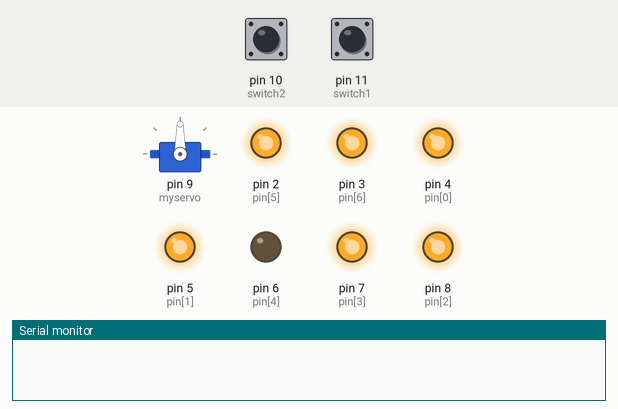
Bench run of a sketch on a simulated Arduino Uno, built with avr-gcc and run on an emulated ATmega328P. Shown: servo, output pins drawn as LEDs (lit = HIGH), the last lines printed to the serial monitor. The inputs (shaded band) are chosen by the test bench; at power-on: pin 11 (switch1) LOW, pin 10 (switch2) LOW.

Above: at 1.2 s.
1.3 s: pin 11 (switch1) pulled HIGH for 0.15 s
At 4.0 s:
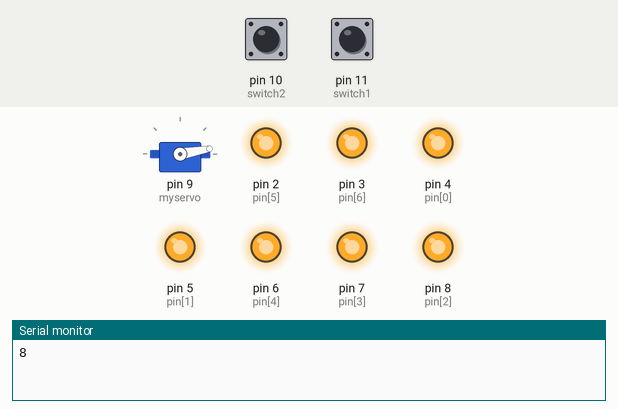
4.3 s: pin 10 (switch2) pulled HIGH for 0.15 s
At 6.4 s:
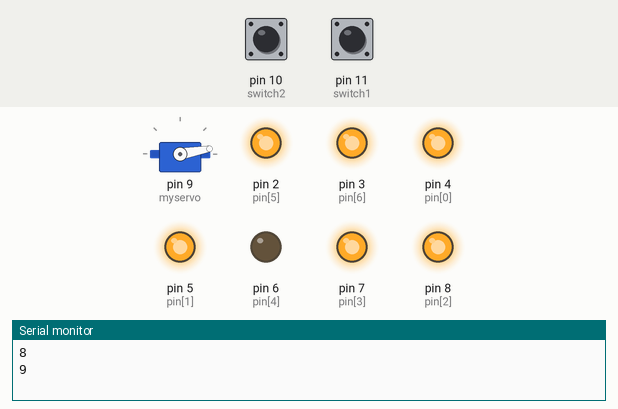
7.3 s: pin 11 (switch1) pulled HIGH for 3.2 s
At 12.0 s:
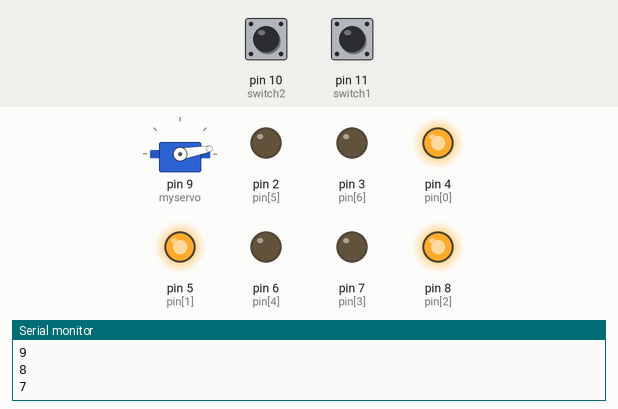
12.3 s: pin 10 (switch2) pulled HIGH for 1 s
At 12.76 s:
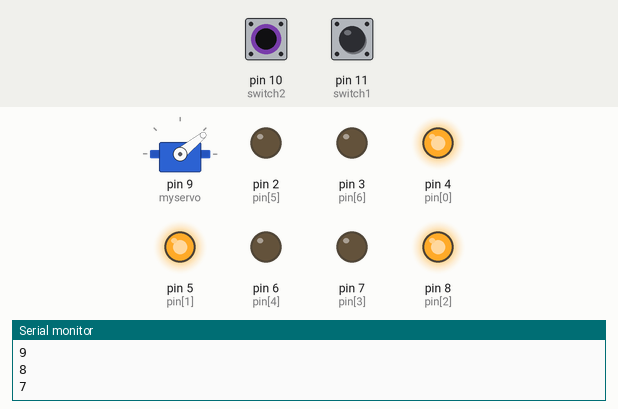
15.3 s: pin 11 (switch1) pulled HIGH for 3.2 s
At 19.5 s:
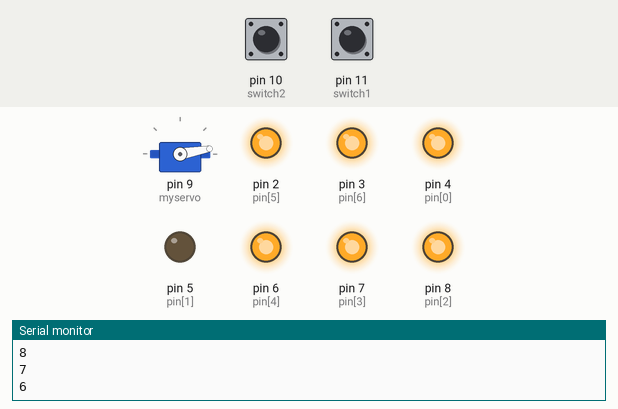
20.3 s: pin 10 (switch2) pulled HIGH for 0.15 s
At 20.76 s:
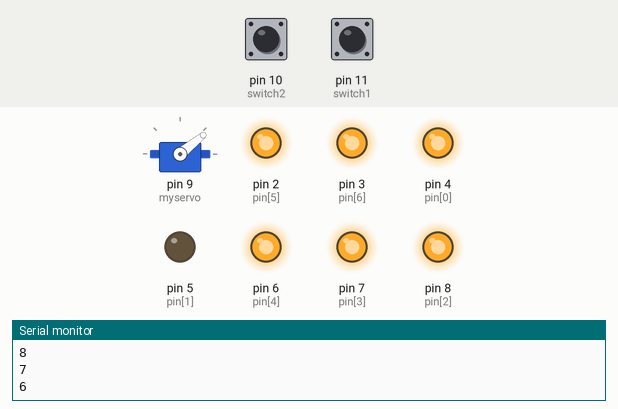
Timing chart, 0 to 23.3 s (numbered marks = the images above; inputs shaded):
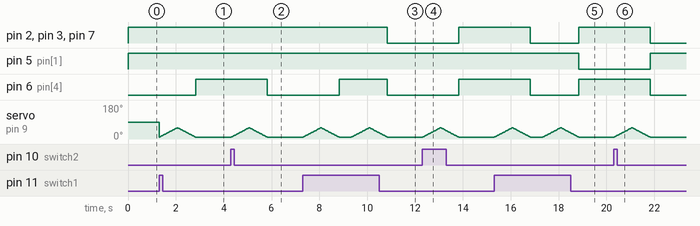

Measured:
- after the input at 1.3 s, pin 6 (pin[4]): LOW → HIGH after 1.5 s
- after the input at 4.3 s, pin 6 (pin[4]): HIGH → LOW after 1.5 s; servo on pin 9 (myservo): rises from 10° to 59° in 0.72 s, then falls to 10° in 0.78 s
- after the input at 12.3 s, pin 2 (pin[5]), pin 3 (pin[6]), pin 6 (pin[4]), pin 7 (pin[3]): LOW → HIGH after 1.5 s; servo on pin 9 (myservo): rises from 10° to 59° in 0.72 s, then falls to 10° in 0.78 s
- after the input at 20.3 s, pin 2 (pin[5]), pin 3 (pin[6]), pin 6 (pin[4]), pin 7 (pin[3]): HIGH → LOW after 1.5 s; pin 5 (pin[1]): LOW → HIGH after 1.5 s; servo on pin 9 (myservo): rises from 10° to 59° in 0.72 s, then falls to 10° in 0.78 s

The sketch:

Estacionamiento.ino
```cpp
#include <Servo.h>

Servo myservo;
int pos = 0;
int switch1 = 11, switch2 = 10, contador = 9, switch1State, switch2State;
int pin[]={4,5,8,7,6,2,3};
int cero[10][7] = {{1,1,1,1,1,0,1}, {0,1,1,0,0,0,0}, {1,1,0,1,1,1,0},{1,1,1,1,0,1,0}, {0,1,1,0,0,1,1},
                  {1,0,1,1,0,1,1}, {1,0,1,1,1,1,1}, {1,1,1,0,0,0,0}, {1,1,1,1,1,1,1}, {1,1,1,1,0,1,1}};

void setup()
{
  Serial.begin(9600);
  myservo.attach(9);
  pinMode(switch1, INPUT);
  pinMode(switch2, INPUT);
  for(int i=0; i < 7; i++){
  pinMode(pin[i],OUTPUT);
 }
 for (int columna = 0; columna < 7; columna++)
 {
   digitalWrite(pin[columna],cero[contador][columna]);
 }
}
void loop()
{
  switch1State = digitalRead(switch1);
  switch2State = digitalRead(switch2);
  if(switch1State == HIGH && contador != 0){
   for(pos = 10; pos < 60; pos++)
    {
      myservo.write(pos);
      delay(15);
     }
    for(pos = 60; pos>=10; pos--)
    {
      myservo.write(pos);
      delay(15);
    }
    contador--;
    for (int columna = 0; columna < 7; columna++)
    {
      digitalWrite(pin[columna],cero[contador][columna]);
    }
        Serial.println(contador);
    delay(500);
  }

 else if(switch2State == HIGH && contador != 9){
  for(pos = 10; pos < 60; pos++)
    {
      myservo.write(pos);
      delay(15);
     }
    for(pos = 60; pos>=10; pos--)
    {
      myservo.write(pos);
      delay(15);
    }
    contador++;
    for (int columna = 0; columna < 7; columna++)
    {
      digitalWrite(pin[columna],cero[contador][columna]);
    }
        Serial.println(contador);
delay(500);
  }
}
```
